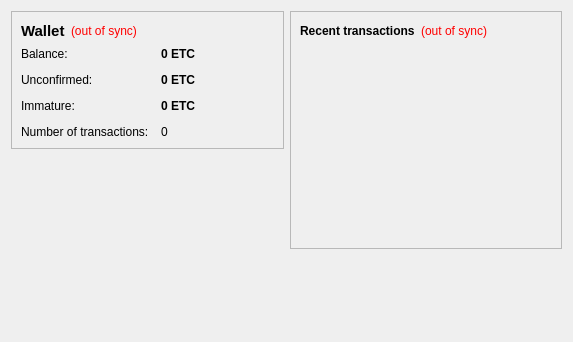
<?xml version="1.0" encoding="UTF-8"?>
<ui version="4.0">
 <class>OverviewPage</class>
 <widget class="QWidget" name="OverviewPage">
  <property name="geometry">
   <rect>
    <x>0</x>
    <y>0</y>
    <width>573</width>
    <height>342</height>
   </rect>
  </property>
  <property name="windowTitle">
   <string>Form</string>
  </property>
  <layout class="QHBoxLayout" name="horizontalLayout" stretch="1,1">
   <item>
    <layout class="QVBoxLayout" name="verticalLayout_2">
     <item>
      <widget class="QFrame" name="frame">
       <property name="frameShape">
        <enum>QFrame::StyledPanel</enum>
       </property>
       <property name="frameShadow">
        <enum>QFrame::Raised</enum>
       </property>
       <layout class="QVBoxLayout" name="verticalLayout_4">
        <item>
         <layout class="QHBoxLayout" name="horizontalLayout_4">
          <item>
           <widget class="QLabel" name="label_5">
            <property name="font">
             <font>
              <pointsize>11</pointsize>
              <weight>75</weight>
              <bold>true</bold>
             </font>
            </property>
            <property name="text">
             <string>Wallet</string>
            </property>
           </widget>
          </item>
          <item>
           <widget class="QLabel" name="labelWalletStatus">
            <property name="toolTip">
             <string>The displayed information may be out of date. Your wallet automatically synchronizes with the eternalcoin network after a connection is established, but this process has not completed yet.</string>
            </property>
            <property name="styleSheet">
             <string notr="true">QLabel { color: red; }</string>
            </property>
            <property name="text">
             <string notr="true">(out of sync)</string>
            </property>
            <property name="alignment">
             <set>Qt::AlignLeading|Qt::AlignLeft|Qt::AlignVCenter</set>
            </property>
           </widget>
          </item>
          <item>
           <spacer name="horizontalSpacer_2">
            <property name="orientation">
             <enum>Qt::Horizontal</enum>
            </property>
            <property name="sizeHint" stdset="0">
             <size>
              <width>40</width>
              <height>20</height>
             </size>
            </property>
           </spacer>
          </item>
         </layout>
        </item>
        <item>
         <layout class="QFormLayout" name="formLayout_2">
          <property name="fieldGrowthPolicy">
           <enum>QFormLayout::AllNonFixedFieldsGrow</enum>
          </property>
          <property name="horizontalSpacing">
           <number>12</number>
          </property>
          <property name="verticalSpacing">
           <number>12</number>
          </property>
          <item row="0" column="0">
           <widget class="QLabel" name="label">
            <property name="text">
             <string>Balance:</string>
            </property>
           </widget>
          </item>
          <item row="0" column="1">
           <widget class="QLabel" name="labelBalance">
            <property name="font">
             <font>
              <weight>75</weight>
              <bold>true</bold>
             </font>
            </property>
            <property name="cursor">
             <cursorShape>IBeamCursor</cursorShape>
            </property>
            <property name="toolTip">
             <string>Your current balance</string>
            </property>
            <property name="text">
             <string notr="true">0 ETC</string>
            </property>
            <property name="textInteractionFlags">
             <set>Qt::LinksAccessibleByMouse|Qt::TextSelectableByKeyboard|Qt::TextSelectableByMouse</set>
            </property>
           </widget>
          </item>
          <item row="1" column="0">
           <widget class="QLabel" name="label_3">
            <property name="text">
             <string>Unconfirmed:</string>
            </property>
           </widget>
          </item>
          <item row="1" column="1">
           <widget class="QLabel" name="labelUnconfirmed">
            <property name="font">
             <font>
              <weight>75</weight>
              <bold>true</bold>
             </font>
            </property>
            <property name="cursor">
             <cursorShape>IBeamCursor</cursorShape>
            </property>
            <property name="toolTip">
             <string>Total of transactions that have yet to be confirmed, and do not yet count toward the current balance</string>
            </property>
            <property name="text">
             <string notr="true">0 ETC</string>
            </property>
            <property name="textInteractionFlags">
             <set>Qt::LinksAccessibleByMouse|Qt::TextSelectableByKeyboard|Qt::TextSelectableByMouse</set>
            </property>
           </widget>
          </item>
          <item row="3" column="0">
           <widget class="QLabel" name="label_2">
            <property name="text">
             <string>Number of transactions:</string>
            </property>
           </widget>
          </item>
          <item row="3" column="1">
           <widget class="QLabel" name="labelNumTransactions">
            <property name="toolTip">
             <string>Total number of transactions in wallet</string>
            </property>
            <property name="text">
             <string notr="true">0</string>
            </property>
           </widget>
          </item>
          <item row="2" column="0">
           <widget class="QLabel" name="labelImmatureText">
            <property name="text">
             <string>Immature:</string>
            </property>
           </widget>
          </item>
          <item row="2" column="1">
           <widget class="QLabel" name="labelImmature">
            <property name="font">
             <font>
              <weight>75</weight>
              <bold>true</bold>
             </font>
            </property>
            <property name="toolTip">
             <string>Mined balance that has not yet matured</string>
            </property>
            <property name="text">
             <string notr="true">0 ETC</string>
            </property>
            <property name="textInteractionFlags">
             <set>Qt::LinksAccessibleByMouse|Qt::TextSelectableByKeyboard|Qt::TextSelectableByMouse</set>
            </property>
           </widget>
          </item>
         </layout>
        </item>
       </layout>
      </widget>
     </item>
     <item>
      <spacer name="verticalSpacer">
       <property name="orientation">
        <enum>Qt::Vertical</enum>
       </property>
       <property name="sizeHint" stdset="0">
        <size>
         <width>20</width>
         <height>40</height>
        </size>
       </property>
      </spacer>
     </item>
    </layout>
   </item>
   <item>
    <layout class="QVBoxLayout" name="verticalLayout_3">
     <item>
      <widget class="QFrame" name="frame_2">
       <property name="frameShape">
        <enum>QFrame::StyledPanel</enum>
       </property>
       <property name="frameShadow">
        <enum>QFrame::Raised</enum>
       </property>
       <layout class="QVBoxLayout" name="verticalLayout">
        <item>
         <layout class="QHBoxLayout" name="horizontalLayout_2">
          <item>
           <widget class="QLabel" name="label_4">
            <property name="text">
             <string>&lt;b&gt;Recent transactions&lt;/b&gt;</string>
            </property>
           </widget>
          </item>
          <item>
           <widget class="QLabel" name="labelTransactionsStatus">
            <property name="toolTip">
             <string>The displayed information may be out of date. Your wallet automatically synchronizes with the eternalcoin network after a connection is established, but this process has not completed yet.</string>
            </property>
            <property name="styleSheet">
             <string notr="true">QLabel { color: red; }</string>
            </property>
            <property name="text">
             <string notr="true">(out of sync)</string>
            </property>
            <property name="alignment">
             <set>Qt::AlignRight|Qt::AlignTrailing|Qt::AlignVCenter</set>
            </property>
           </widget>
          </item>
          <item>
           <spacer name="horizontalSpacer">
            <property name="orientation">
             <enum>Qt::Horizontal</enum>
            </property>
            <property name="sizeHint" stdset="0">
             <size>
              <width>40</width>
              <height>20</height>
             </size>
            </property>
           </spacer>
          </item>
         </layout>
        </item>
        <item>
         <widget class="QListView" name="listTransactions">
          <property name="styleSheet">
           <string notr="true">QListView { background: transparent; }</string>
          </property>
          <property name="frameShape">
           <enum>QFrame::NoFrame</enum>
          </property>
          <property name="verticalScrollBarPolicy">
           <enum>Qt::ScrollBarAlwaysOff</enum>
          </property>
          <property name="horizontalScrollBarPolicy">
           <enum>Qt::ScrollBarAlwaysOff</enum>
          </property>
          <property name="selectionMode">
           <enum>QAbstractItemView::NoSelection</enum>
          </property>
         </widget>
        </item>
       </layout>
      </widget>
     </item>
     <item>
      <spacer name="verticalSpacer_2">
       <property name="orientation">
        <enum>Qt::Vertical</enum>
       </property>
       <property name="sizeHint" stdset="0">
        <size>
         <width>20</width>
         <height>40</height>
        </size>
       </property>
      </spacer>
     </item>
    </layout>
   </item>
  </layout>
 </widget>
 <resources/>
 <connections/>
</ui>
